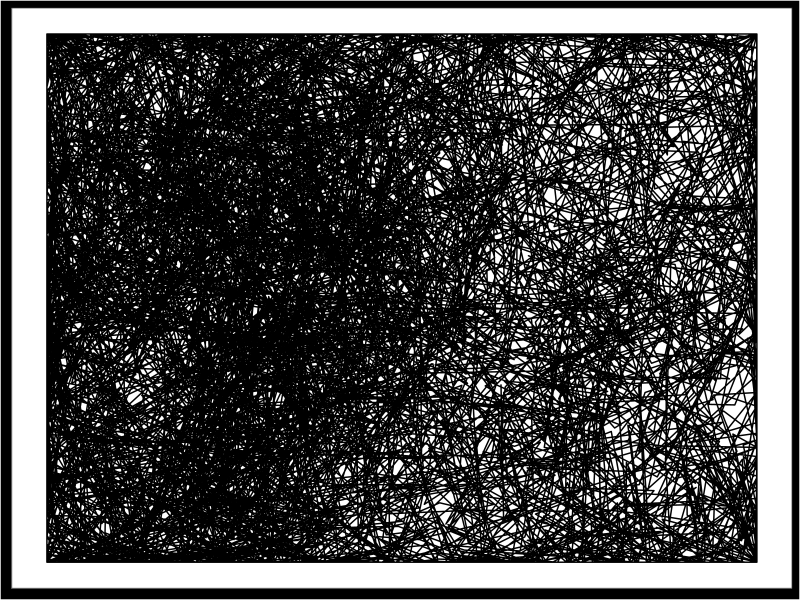

Generate this figure with R:
library(ggplot2)
set.seed(1)

n = 7500
limit = 4
x = y = numeric(n)

for (i in seq(2, n)) {
  x[i] = max(min(x[i - 1] + rnorm(1), limit + 4), -limit)
  y[i] = max(min(y[i - 1] + rnorm(1), limit), -limit)
}

ggplot(data.frame(x, y)) +
  geom_path(aes(x = x, y = y)) +
  theme_bw() +
  theme(
    panel.grid = element_blank(),
    axis.title = element_blank(),
    axis.ticks = element_blank(),
    axis.text = element_blank(),
    plot.background = element_rect(fill = "black")
  )
